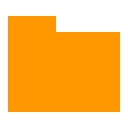
#> input picture hardware/soc-ni82-base/adder_prototype-Flow Summary.htm_files/img/afcq_closed_folder.png, 16 x 16 px (shown 8 times larger)
$ python -i hps_local_demo.py   (imports and definitions only)
#> lines starting #> are read from the running program, lines starting #| are printed output that depends on the picture
#> further down, picture is the input picture: PIL image 16x16 RGBA; mean R, G, B, A 255, 187.4, 87.7, 151.4
#!/usr/bin/env python3
"""Run on HPS: capture, decode, preprocess, MNN inference and labels.
Python 3.5+ compatible. Browser is display-only; inference never depends on it.
"""
import argparse
import base64
import csv
import hashlib
import io
import json
import os
import resource
import select
import socket
import struct
import subprocess
import threading
import time
from collections import deque
from http.server import BaseHTTPRequestHandler, HTTPServer
from socketserver import ThreadingMixIn
from pathlib import Path
import numpy as np
from PIL import Image
import PIL


def preprocess(image, transform='camera-crop'):
#> called with transform = 'camera-crop'
    image = image.convert('RGB')
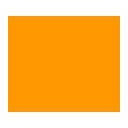
#> image: PIL image 16x16 RGB (shown 8 times larger); mean R, G, B 255, 187.4, 87.7
    w, h = image.size
#> w = 16; h = 16
    size = (256, int(256*h/w)) if w <= h else (int(256*w/h), 256)
#> size = (256, 256)
    bicubic = Image.Resampling.BICUBIC if hasattr(Image, 'Resampling') else Image.BICUBIC
    if transform == 'mnn-224':
        bilinear = Image.Resampling.BILINEAR if hasattr(Image, 'Resampling') else Image.BILINEAR
        crop = image.resize((224,224),bilinear)
    else:
        image = image.resize(size, bicubic)
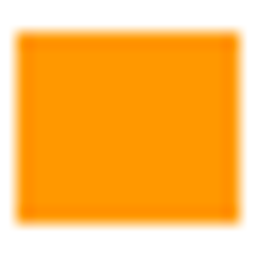
#> image: PIL image 256x256 RGB; mean R, G, B 255, 186.7, 87.9
        left, top = round((size[0]-224)/2), round((size[1]-224)/2)
#> left = 16; top = 16
        crop = image.crop((left, top, left+224, top+224))
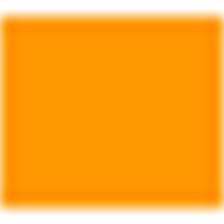
#> crop: PIL image 224x224 RGB; mean R, G, B 255, 167.1, 40
    x = np.asarray(crop, dtype=np.float32).transpose(2, 0, 1)/np.float32(255)
    x = x - np.array([.485, .456, .406], dtype=np.float32)[:, None, None]
    x /= np.array([.229, .224, .225], dtype=np.float32)[:, None, None]
    return crop, x.astype('<f4').tobytes()


# [18 lines left out: function verify_fixtures, not called in this run]


class Process:
    # [15 lines left out: function __init__, not called in this run]

    def diagnostic(self):
        with self.error_lock:
            return b''.join(self.errors).decode('utf-8', errors='replace')

    # [41 lines left out: functions read_exact, write_exact, close, not called in this run]


class Backend:
    # [62 lines left out: functions __init__, message, predict, not called in this run]

    def close(self):
        self.process.close()


class JPEGStream:
    def __init__(self):
        self.buffer = bytearray()

    # [17 lines left out: function feed, not called in this run]


PAGE = b'''<!doctype html><html><head><meta charset="utf-8"><meta name="viewport" content="width=device-width,initial-scale=1"><title>HPS TinyViT</title>
<style>body{font:16px system-ui;background:#111827;color:#eef2ff;margin:24px}section{display:flex;align-items:flex-start;gap:24px;flex-wrap:wrap}figure{margin:0}img{display:block;max-width:100%;height:auto;background:#263244;object-fit:contain}#live{width:min(640px,calc(100vw - 48px));aspect-ratio:4/3}#crop{width:224px;min-height:224px}pre{white-space:pre-wrap;overflow-wrap:anywhere}small{color:#cbd5e1}</style></head>
<body><h1>DE1-SoC / TinyViT MNN</h1><p>Camera and preprocessing run on HPS.</p>
<section><figure><h3>Live preview</h3><img id="live" src="/stream.mjpg" alt="Waiting for camera"></figure><figure><h3>Last classified crop</h3><img id="crop" alt="Waiting for result"><pre id="labels"></pre></figure></section>
<pre id="status">Connecting...</pre><small>Scores are softmax, not calibrated accuracy. Preview rate differs from classification rate.</small>
<script>
let shown=-1;
async function poll(){try{const r=await fetch('/status',{cache:'no-store',signal:AbortSignal.timeout(5000)});if(!r.ok)throw Error('HTTP '+r.status);const s=await r.json();
let text=(s.result?s.result.candidate+' '+s.result.mode+' | ':'')+s.status+' | completed: '+s.completed+' | preview received age: '+(s.preview_age_s===null?'n/a':s.preview_age_s.toFixed(1)+' s');
if(s.result){let q=s.result;if(q.frame_id!==shown){let crop=new Image();crop.onload=()=>{let target=document.getElementById('crop');target.src=crop.src;};crop.src='/crop.jpg?v='+q.frame_id;document.getElementById('labels').textContent=q.top5.map(x=>x.label+': '+(100*x.score).toFixed(1)+'%').join('\\n');shown=q.frame_id;}
text+='\\nResult frame '+q.frame_id+' | frame age '+s.result_age_s.toFixed(1)+' s';text+='\\nHPS JPEG decode '+q.decode_ms.toFixed(1)+' ms | preprocessing '+q.preprocess_ms.toFixed(1)+' ms';text+='\\nMNN inference '+q.infer_ms.toFixed(1)+' ms | JPEG-to-logits '+q.received_to_result_ms.toFixed(1)+' ms';text+='\\nOutside MNN forward '+(q.received_to_result_ms-q.infer_ms).toFixed(1)+' ms | request '+(q.request_ms/1000).toFixed(2)+' s';}
if(s.error)text+='\\nSTOPPED / STALE: '+s.error;document.getElementById('status').textContent=text;
}catch(e){document.getElementById('status').textContent='DISCONNECTED / STALE: '+e.message;}setTimeout(poll,500);}poll();
</script></body></html>'''


FIELDS = ['candidate','transform','mode','model_sha256','threads','fpga_jobs','linear_ops','resident_pairs','runner_peak_kib','app_peak_kib','offload_profile_json','frame_id','first_request','decode_ms','preprocess_ms','pack_ms','infer_ms',
          'service_ms','ipc_overhead_ms','request_ms','received_to_result_ms',
          'publish_ms','completed_since_start_s','load_ms','top1']


class Demo:
    # [218 lines left out: functions __init__, fail, capture, classify, state, start and 2 more, not called in this run]


class Server(ThreadingMixIn,HTTPServer):
    daemon_threads = True
    allow_reuse_address = True


# [92 lines left out: functions verify_model, main, not called in this run]


# [1 line not run here, left out]

>>> from PIL import Image
>>> picture = Image.open('../hardware/soc-ni82-base/adder_prototype-Flow Summary.htm_files/img/afcq_closed_folder.png')
>>> result = preprocess(picture)
